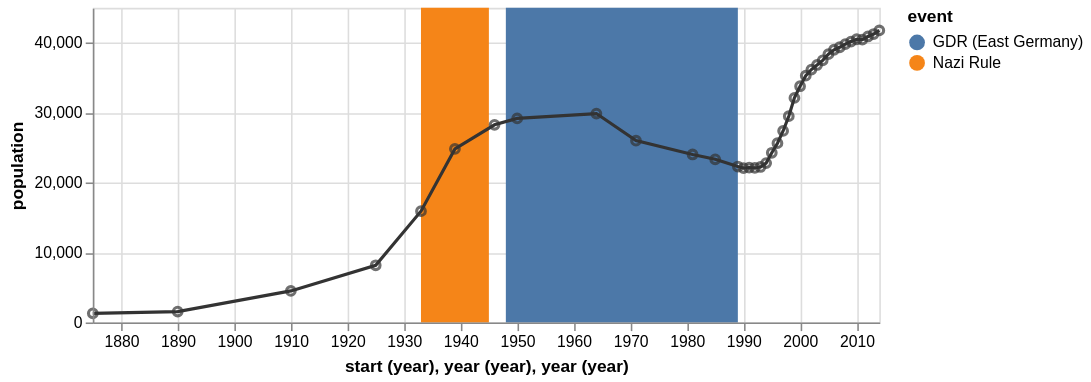

Vega-Lite specification for this chart:
### Vega specification from a JSON file in a GitHub repository (floating-point values rounded to 4 significant figures)
{"$schema": "https://vega.github.io/schema/vega/v3.0.json", "description": "The population of the German city of Falkensee over time", "autosize": "pad", "padding": 5, "width": 500, "height": 200, "style": "cell", "data": [{"name": "source_0", "values": [{"start": "1933", "end": "1945", "event": "Nazi Rule"}, {"start": "1948", "end": "1989", "event": "GDR (East Germany)"}], "format": {}}, {"name": "source_1", "values": [{"year": "1875", "population": 1309}, {"year": "1890", "population": 1558}, {"year": "1910", "population": 4512}, {"year": "1925", "population": 8180}, {"year": "1933", "population": 15915}, {"year": "1939", "population": 24824}, {"year": "1946", "population": 28275}, {"year": "1950", "population": 29189}, {"year": "1964", "population": 29881}, {"year": "1971", "population": 26007}, {"year": "1981", "population": 24029}, {"year": "1985", "population": 23340}, {"year": "1989", "population": 22307}, {"year": "1990", "population": 22087}, {"year": "1991", "population": 22139}, {"year": "1992", "population": 22105}, {"year": "1993", "population": 22242}, {"year": "1994", "population": 22801}, {"year": "1995", "population": 24273}, {"year": "1996", "population": 25640}, {"year": "1997", "population": 27393}, {"year": "1998", "population": 29505}, {"year": "1999", "population": 32124}, {"year": "2000", "population": 33791}, {"year": "2001", "population": 35297}, {"year": "2002", "population": 36179}, {"year": "2003", "population": 36829}, {"year": "2004", "population": 37493}, {"year": "2005", "population": 38376}, {"year": "2006", "population": 39008}, {"year": "2007", "population": 39366}, {"year": "2008", "population": 39821}, {"year": "2009", "population": 40179}, {"year": "2010", "population": 40511}, {"year": "2011", "population": 40465}, {"year": "2012", "population": 40905}, {"year": "2013", "population": 41258}, {"year": "2014", "population": 41777}], "format": {}}, {"name": "data_0", "source": "source_0", "transform": [{"type": "formula", "expr": "timeParse(datum[\"start\"],'%Y')", "as": "start"}, {"type": "formula", "expr": "timeParse(datum[\"end\"],'%Y')", "as": "end"}, {"type": "formula", "as": "year_start", "expr": "datetime(year(datum[\"start\"]), 0, 1, 0, 0, 0, 0)"}, {"type": "formula", "as": "year_end", "expr": "datetime(year(datum[\"end\"]), 0, 1, 0, 0, 0, 0)"}, {"type": "filter", "expr": "datum[\"year_start\"] !== null && !isNaN(datum[\"year_start\"])"}]}, {"name": "data_1", "source": "source_1", "transform": [{"type": "formula", "expr": "timeParse(datum[\"year\"],'%Y')", "as": "year"}]}, {"name": "data_2", "source": "data_1", "transform": [{"type": "formula", "expr": "toDate(datum[\"year\"])", "as": "year"}, {"type": "formula", "expr": "toNumber(datum[\"population\"])", "as": "population"}, {"type": "formula", "as": "year_year", "expr": "datetime(year(datum[\"year\"]), 0, 1, 0, 0, 0, 0)"}, {"type": "filter", "expr": "datum[\"year_year\"] !== null && !isNaN(datum[\"year_year\"]) && datum[\"population\"] !== null && !isNaN(datum[\"population\"])"}]}, {"name": "data_3", "source": "data_1", "transform": [{"type": "formula", "expr": "toDate(datum[\"year\"])", "as": "year"}, {"type": "formula", "expr": "toNumber(datum[\"population\"])", "as": "population"}, {"type": "formula", "as": "year_year", "expr": "datetime(year(datum[\"year\"]), 0, 1, 0, 0, 0, 0)"}, {"type": "filter", "expr": "datum[\"year_year\"] !== null && !isNaN(datum[\"year_year\"]) && datum[\"population\"] !== null && !isNaN(datum[\"population\"])"}]}], "marks": [{"name": "layer_0_marks", "type": "rect", "style": ["rect"], "from": {"data": "data_0"}, "encode": {"update": {"x": {"scale": "x", "field": "year_start"}, "x2": {"scale": "x", "field": "year_end"}, "y": {"value": 0}, "y2": {"field": {"group": "height"}}, "fill": {"scale": "color", "field": "event"}}}}, {"name": "layer_1_marks", "type": "line", "style": ["line"], "sort": {"field": "datum[\"year_year\"]", "order": "descending"}, "from": {"data": "data_2"}, "encode": {"update": {"x": {"scale": "x", "field": "year_year"}, "y": {"scale": "y", "field": "population"}, "stroke": {"value": "#333"}}}}, {"name": "layer_2_marks", "type": "symbol", "style": ["point"], "from": {"data": "data_3"}, "encode": {"update": {"x": {"scale": "x", "field": "year_year"}, "y": {"scale": "y", "field": "population"}, "stroke": {"value": "#333"}, "fill": {"value": "transparent"}, "opacity": {"value": 0.7}}}}], "scales": [{"name": "x", "type": "time", "domain": {"fields": [{"data": "data_0", "field": "year_start"}, {"data": "data_0", "field": "year_end"}, {"data": "data_2", "field": "year_year"}, {"data": "data_3", "field": "year_year"}], "sort": true}, "range": [0, {"signal": "width"}]}, {"name": "color", "type": "ordinal", "domain": {"data": "data_0", "field": "event", "sort": true}, "range": "category"}, {"name": "y", "type": "linear", "domain": {"fields": [{"data": "data_2", "field": "population"}, {"data": "data_3", "field": "population"}], "sort": true}, "range": [{"signal": "height"}, 0], "nice": true, "zero": true}], "axes": [{"scale": "x", "orient": "bottom", "labelOverlap": true, "tickCount": {"signal": "ceil(width/40)"}, "title": "start (year), year (year), year (year)", "zindex": 1, "encode": {"labels": {"update": {"text": {"signal": "timeFormat(datum.value, '%Y')"}}}}}, {"scale": "x", "orient": "bottom", "domain": false, "grid": true, "labels": false, "maxExtent": 0, "minExtent": 0, "tickCount": {"signal": "ceil(width/40)"}, "ticks": false, "zindex": 0, "gridScale": "y"}, {"scale": "y", "orient": "left", "labelOverlap": true, "tickCount": {"signal": "ceil(height/40)"}, "title": "population", "zindex": 1}, {"scale": "y", "orient": "left", "domain": false, "grid": true, "labels": false, "maxExtent": 0, "minExtent": 0, "tickCount": {"signal": "ceil(height/40)"}, "ticks": false, "zindex": 0, "gridScale": "x"}], "legends": [{"fill": "color", "title": "event"}], "config": {"axis": {"titlePadding": 5}, "axisY": {"minExtent": 30}}}
